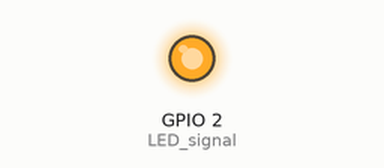
This program was run on a simulated ESP32 board running MicroPython. On the bench: output pins drawn as LEDs (lit = HIGH). WiFi joins after 1.5 s; outgoing connections fail; what the program prints to the serial console is not drawn. At 5.0 s the program stops and its outputs stay as they are.

Above: at 0.1 s.
At 2.1 s:
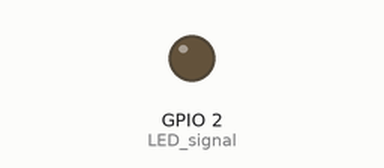
Timing chart, 0 to 3.6 s (numbered marks = the images above):
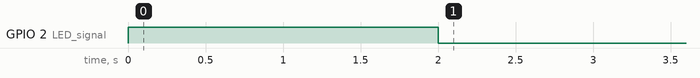

The program:

client_transmitter.py
```python
import network
import socket
import time
from machine import Pin,ADC
# ######### define_Pin_setup ##################################################################################################
def transmitter_channel_setup(pin,num):
   trans_channel[num]=ADC(Pin(pin))                             # claim the adc pin
   trans_channel[num].atten(ADC.ATTN_11DB)                      # magnitude set to 3.3V
   trans_channel[num].width(ADC.WIDTH_10BIT)                    # set output limiting to 10bits(1024)
# ######### Pin_setup #########################################################################################################
LED_signal=Pin(2,Pin.OUT)                                       # setting LED as normal
trans_channel=[0]*4                                             # setting the variety for adc pin value
ch1_value=[0]*4                                                 # setting the variety for adc pin value
pin=32
for num in range(4):                                            # setting adc reading pin
   transmitter_channel_setup(pin,num)                           # trans_channel[0]=Pin34
   pin+=1                                                       # trans_channel[1]=Pin35
   if num == 3:                                                 # trans_channel[2]=Pin36
     pin = 39                                                   # trans_channel[3]=Pin39
     transmitter_channel_setup(pin,num)                         # using for loop to setup 4 channel
print("your Pin have beed setup,here are those Pin")            # it will be delete when hardware is already
for i in range(4):
   print(trans_channel[i])
LED_signal.value(1)                                             # LED warning
time.sleep(2)
LED_signal.value(0)
time.sleep(2)
try:
# ######### wifi_set ##########################################################################################################
   trans_sta=network.WLAN(network.STA_IF)                       # wifi set to station mode
   trans_sta.active(1)                                          # wifi active
   trans_sta.connect("How dare you")                            # wifi connect to access point which is named as "How dare you"
   print(trans_sta.ifconfig())
   print("your wifi has been set up!!!")
# ########## socket set #######################################################################################################
   clie=socket.socket(socket.AF_INET,socket.SOCK_STREAM)        # claim the client socket
   clie.setsockopt(socket.SOL_SOCKET,socket.SO_REUSEADDR,1)     # socket level(isn't important)
   clie.connect(("192.168.4.1",100))                            # socket connect server(IP=192.168.4.1,PORT.NUM=100)
   print("your socket has been set up!!!")
   while True:
     for adc_pin in range(2):
       LED_signal.value(1)                                      # cause there are 4 channel to deal with so using for loop again
       ch1_value[adc_pin]=str(trans_channel[adc_pin].read())    # store the value of reading from adc pin
       time.sleep_ms(100)
       clie.send(ch1_value[adc_pin])
       LED_signal.value(0)
     adc_pin=0                                                  # reset control  flag
except:                                                         # send it through wifi that is been constructed
   print("error with try section!!!")                           # if there is anything wrong with "try" section then do nothing
```
